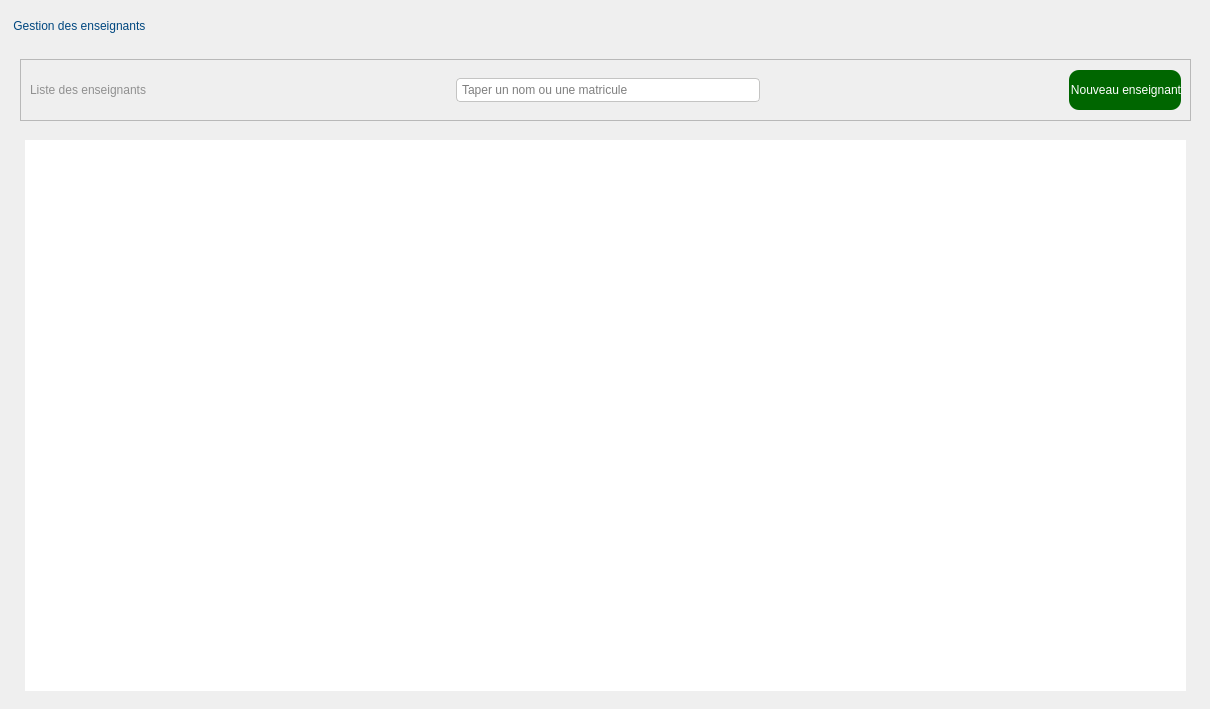
         <widget class="QWidget" name="enseignants_page">
          <widget class="QLabel" name="lbl_titre_enseignants">
           <property name="geometry">
            <rect>
             <x>10</x>
             <y>10</y>
             <width>281</width>
             <height>31</height>
            </rect>
           </property>
           <property name="styleSheet">
            <string notr="true">    color: #004780;
font: bold 15pt &quot;Segoe UI&quot;;</string>
           </property>
           <property name="text">
            <string> Gestion des enseignants</string>
           </property>
          </widget>
          <widget class="QWidget" name="widget_enseignants" native="true">
           <property name="geometry">
            <rect>
             <x>10</x>
             <y>49</y>
             <width>1191</width>
             <height>651</height>
            </rect>
           </property>
           <widget class="QFrame" name="frame_enseignants">
            <property name="geometry">
             <rect>
              <x>10</x>
              <y>10</y>
              <width>1171</width>
              <height>62</height>
             </rect>
            </property>
            <property name="styleSheet">
             <string notr="true">QLineEdit {
    /* Marge interne pour le texte et l'icône de la loupe */
    padding: 3px; 
    /* Bordure légèrement arrondie */
    border: 1px solid #C4C4C3;
    border-radius: 4px; 
}
QComboBox {
    /* Marge interne pour le texte */
    padding: 3px; 
    /* Bordure légèrement arrondie */
    border: 1px solid #C4C4C3;
    border-radius: 4px; 
}
QComboBox::drop-down {
    /* Rendre la flèche de la liste déroulante plus discrète */
    subcontrol-origin: padding;
    subcontrol-position: top right;
    width: 20px;

    border-left-width: 1px;
    border-left-color: darkgray;
    border-left-style: solid; 
    border-top-right-radius: 3px;
    border-bottom-right-radius: 3px;
}</string>
            </property>
            <property name="frameShape">
             <enum>QFrame::Shape::StyledPanel</enum>
            </property>
            <property name="frameShadow">
             <enum>QFrame::Shadow::Raised</enum>
            </property>
            <layout class="QHBoxLayout" name="horizontalLayout_6">
             <item>
              <widget class="QLabel" name="liste_enseignants">
               <property name="styleSheet">
                <string notr="true">color:rgb(144, 144, 144);
font: bold 13pt &quot;Segoe UI&quot;;</string>
               </property>
               <property name="text">
                <string>Liste des enseignants</string>
               </property>
              </widget>
             </item>
             <item>
              <spacer name="horizontalSpacer_15">
               <property name="orientation">
                <enum>Qt::Orientation::Horizontal</enum>
               </property>
               <property name="sizeType">
                <enum>QSizePolicy::Policy::Expanding</enum>
               </property>
               <property name="sizeHint" stdset="0">
                <size>
                 <width>175</width>
                 <height>20</height>
                </size>
               </property>
              </spacer>
             </item>
             <item>
              <widget class="QLineEdit" name="recherche_enseignants">
               <property name="placeholderText">
                <string>Taper un nom ou une matricule</string>
               </property>
               <property name="clearButtonEnabled">
                <bool>true</bool>
               </property>
              </widget>
             </item>
             <item>
              <spacer name="horizontalSpacer_17">
               <property name="orientation">
                <enum>Qt::Orientation::Horizontal</enum>
               </property>
               <property name="sizeType">
                <enum>QSizePolicy::Policy::Expanding</enum>
               </property>
               <property name="sizeHint" stdset="0">
                <size>
                 <width>40</width>
                 <height>20</height>
                </size>
               </property>
              </spacer>
             </item>
             <item>
              <widget class="QPushButton" name="btn_add_enseignants">
               <property name="styleSheet">
                <string notr="true">QPushButton{
color:rgb(255, 255, 255);
font: bold 10pt &quot;Segoe UI&quot;;
height: 40px;
background-color: rgb(0, 102, 0);
border-radius: 10px;
text-align: right;
}</string>
               </property>
               <property name="text">
                <string>Nouveau enseignant</string>
               </property>
               <property name="checkable">
                <bool>true</bool>
               </property>
              </widget>
             </item>
            </layout>
           </widget>
           <widget class="QTableView" name="table_enseignants">
            <property name="geometry">
             <rect>
              <x>15</x>
              <y>91</y>
              <width>1161</width>
              <height>551</height>
             </rect>
            </property>
            <property name="styleSheet">
             <string notr="true">QTableView QHeaderView::section {
    text-align: center; 
    font-weight: bold;
    color: #404040; 
}</string>
            </property>
            <property name="frameShape">
             <enum>QFrame::Shape::NoFrame</enum>
            </property>
            <property name="alternatingRowColors">
             <bool>true</bool>
            </property>
            <property name="selectionMode">
             <enum>QAbstractItemView::SelectionMode::SingleSelection</enum>
            </property>
            <property name="showGrid">
             <bool>false</bool>
            </property>
            <attribute name="horizontalHeaderStretchLastSection">
             <bool>true</bool>
            </attribute>
            <attribute name="verticalHeaderVisible">
             <bool>false</bool>
            </attribute>
           </widget>
          </widget>
         </widget>
